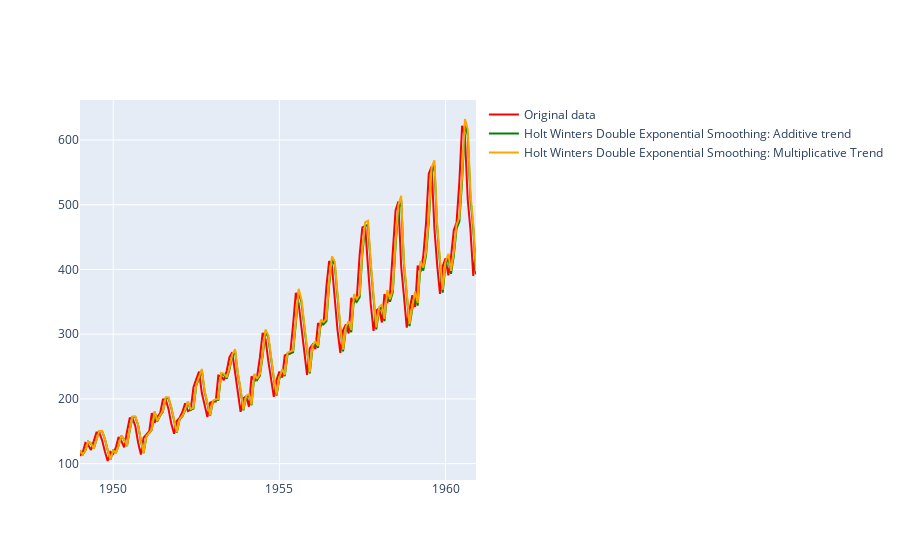

The notebook cell this image was saved under:
### Code cell
trace0 = Scatter(x = df.index,
                y = df.Passengers,
                line = {'color': 'red'},
                name = 'Original data')

trace1 = Scatter(x = df.index,
                y = df.HWES2_ADD,
                line = {'color': 'green'},
                name = 'Holt Winters Double Exponential Smoothing: Additive trend')

trace2 = Scatter(x = df.index,
                y = df.HWES2_MUL,
                line = {'color': 'orange'},
                name = 'Holt Winters Double Exponential Smoothing: Multiplicative Trend')

iplot(Figure(data = [trace0, trace1, trace2]))

### Figure 1 — Plotly figure (JSON) as saved in the notebook; plotly's stock layout.template omitted (floating-point values rounded to 4 significant figures; data arrays with more than 128 entries replaced by an {"elided": "..."} marker saying what was removed)
{"data": [{"line": {"color": "red"}, "name": "Original data", "type": "scatter", "x": {"elided": "144 str values"}, "y": {"elided": "144 int values"}}, {"line": {"color": "green"}, "name": "Holt Winters Double Exponential Smoothing: Additive trend", "type": "scatter", "x": {"elided": "144 str values"}, "y": {"elided": "144 float values"}}, {"line": {"color": "orange"}, "name": "Holt Winters Double Exponential Smoothing: Multiplicative Trend", "type": "scatter", "x": {"elided": "144 str values"}, "y": {"elided": "144 float values"}}], "layout": {}}
